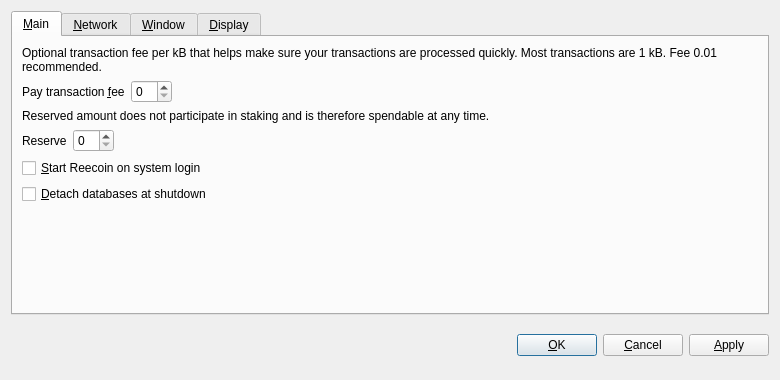
<?xml version="1.0" encoding="UTF-8"?>
<ui version="4.0">
 <class>OptionsDialog</class>
 <widget class="QDialog" name="OptionsDialog">
  <property name="geometry">
   <rect>
    <x>0</x>
    <y>0</y>
    <width>780</width>
    <height>380</height>
   </rect>
  </property>
  <property name="windowTitle">
   <string>Options</string>
  </property>
  <property name="modal">
   <bool>true</bool>
  </property>
  <layout class="QVBoxLayout" name="verticalLayout">
   <item>
    <widget class="QTabWidget" name="tabWidget">
     <property name="tabPosition">
      <enum>QTabWidget::North</enum>
     </property>
     <property name="currentIndex">
      <number>0</number>
     </property>
     <widget class="QWidget" name="tabMain">
      <attribute name="title">
       <string>&amp;Main</string>
      </attribute>
      <layout class="QVBoxLayout" name="verticalLayout_Main">
       <item>
        <widget class="QLabel" name="transactionFeeInfoLabel">
         <property name="text">
          <string>Optional transaction fee per kB that helps make sure your transactions are processed quickly. Most transactions are 1 kB. Fee 0.01 recommended.</string>
         </property>
         <property name="textFormat">
          <enum>Qt::PlainText</enum>
         </property>
         <property name="wordWrap">
          <bool>true</bool>
         </property>
        </widget>
       </item>
       <item>
        <layout class="QHBoxLayout" name="horizontalLayoutFee">
         <item>
          <widget class="QLabel" name="transactionFeeLabel">
           <property name="text">
            <string>Pay transaction &amp;fee</string>
           </property>
           <property name="textFormat">
            <enum>Qt::PlainText</enum>
           </property>
           <property name="buddy">
            <cstring>transactionFee</cstring>
           </property>
          </widget>
         </item>
         <item>
          <widget class="BitcoinAmountField" name="transactionFee"/>
         </item>
         <item>
          <spacer name="horizontalSpacerFee">
           <property name="orientation">
            <enum>Qt::Horizontal</enum>
           </property>
           <property name="sizeHint" stdset="0">
            <size>
             <width>40</width>
             <height>20</height>
            </size>
           </property>
          </spacer>
         </item>
        </layout>
       </item>
       <item>
        <widget class="QLabel" name="reserveBalanceInfoLabel">
         <property name="text">
          <string>Reserved amount does not participate in staking and is therefore spendable at any time.</string>
         </property>
         <property name="textFormat">
          <enum>Qt::PlainText</enum>
         </property>
         <property name="wordWrap">
          <bool>true</bool>
         </property>
        </widget>
       </item>
       <item>
        <layout class="QHBoxLayout" name="horizontalLayoutReserveBalance">
         <item>
          <widget class="QLabel" name="reserveBalanceLabel">
           <property name="text">
            <string>Reserve</string>
           </property>
           <property name="textFormat">
            <enum>Qt::PlainText</enum>
           </property>
           <property name="buddy">
            <cstring>reserveBalance</cstring>
           </property>
          </widget>
         </item>
         <item>
          <widget class="BitcoinAmountField" name="reserveBalance"/>
         </item>
         <item>
          <spacer name="horizontalSpacerReserveBalance">
           <property name="orientation">
            <enum>Qt::Horizontal</enum>
           </property>
           <property name="sizeHint" stdset="0">
            <size>
             <width>40</width>
             <height>20</height>
            </size>
           </property>
          </spacer>
         </item>
        </layout>
       </item>
       <item>
        <widget class="QCheckBox" name="bitcoinAtStartup">
         <property name="toolTip">
          <string>Automatically start Reecoin after logging in to the system.</string>
         </property>
         <property name="text">
          <string>&amp;Start Reecoin on system login</string>
         </property>
        </widget>
       </item>
       <item>
        <widget class="QCheckBox" name="detachDatabases">
         <property name="toolTip">
          <string>Detach block and address databases at shutdown. This means they can be moved to another data directory, but it slows down shutdown. The wallet is always detached.</string>
         </property>
         <property name="text">
          <string>&amp;Detach databases at shutdown</string>
         </property>
        </widget>
       </item>
       <item>
        <spacer name="verticalSpacer_Main">
         <property name="orientation">
          <enum>Qt::Vertical</enum>
         </property>
         <property name="sizeHint" stdset="0">
          <size>
           <width>20</width>
           <height>40</height>
          </size>
         </property>
        </spacer>
       </item>
      </layout>
     </widget>
     <widget class="QWidget" name="tabNetwork">
      <attribute name="title">
       <string>&amp;Network</string>
      </attribute>
      <layout class="QVBoxLayout" name="verticalLayout_Network">
       <item>
        <widget class="QCheckBox" name="mapPortUpnp">
         <property name="toolTip">
          <string>Automatically open the Reecoin client port on the router. This only works when your router supports UPnP and it is enabled.</string>
         </property>
         <property name="text">
          <string>Map port using &amp;UPnP</string>
         </property>
        </widget>
       </item>
       <item>
        <widget class="QCheckBox" name="connectSocks">
         <property name="toolTip">
          <string>Connect to the Reecoin network through a SOCKS proxy (e.g. when connecting through Tor).</string>
         </property>
         <property name="text">
          <string>&amp;Connect through SOCKS proxy:</string>
         </property>
        </widget>
       </item>
       <item>
        <layout class="QHBoxLayout" name="horizontalLayout_Network">
         <item>
          <widget class="QLabel" name="proxyIpLabel">
           <property name="text">
            <string>Proxy &amp;IP:</string>
           </property>
           <property name="textFormat">
            <enum>Qt::PlainText</enum>
           </property>
           <property name="buddy">
            <cstring>proxyIp</cstring>
           </property>
          </widget>
         </item>
         <item>
          <widget class="QValidatedLineEdit" name="proxyIp">
           <property name="maximumSize">
            <size>
             <width>140</width>
             <height>16777215</height>
            </size>
           </property>
           <property name="toolTip">
            <string>IP address of the proxy (e.g. 127.0.0.1)</string>
           </property>
          </widget>
         </item>
         <item>
          <widget class="QLabel" name="proxyPortLabel">
           <property name="text">
            <string>&amp;Port:</string>
           </property>
           <property name="textFormat">
            <enum>Qt::PlainText</enum>
           </property>
           <property name="buddy">
            <cstring>proxyPort</cstring>
           </property>
          </widget>
         </item>
         <item>
          <widget class="QLineEdit" name="proxyPort">
           <property name="maximumSize">
            <size>
             <width>55</width>
             <height>16777215</height>
            </size>
           </property>
           <property name="toolTip">
            <string>Port of the proxy (e.g. 9050)</string>
           </property>
          </widget>
         </item>
         <item>
          <widget class="QLabel" name="socksVersionLabel">
           <property name="text">
            <string>SOCKS &amp;Version:</string>
           </property>
           <property name="textFormat">
            <enum>Qt::PlainText</enum>
           </property>
           <property name="buddy">
            <cstring>socksVersion</cstring>
           </property>
          </widget>
         </item>
         <item>
          <widget class="QValueComboBox" name="socksVersion">
           <property name="toolTip">
            <string>SOCKS version of the proxy (e.g. 5)</string>
           </property>
          </widget>
         </item>
         <item>
          <spacer name="horizontalSpacer_Network">
           <property name="orientation">
            <enum>Qt::Horizontal</enum>
           </property>
           <property name="sizeHint" stdset="0">
            <size>
             <width>40</width>
             <height>20</height>
            </size>
           </property>
          </spacer>
         </item>
        </layout>
       </item>
       <item>
        <spacer name="verticalSpacer_Network">
         <property name="orientation">
          <enum>Qt::Vertical</enum>
         </property>
         <property name="sizeHint" stdset="0">
          <size>
           <width>20</width>
           <height>40</height>
          </size>
         </property>
        </spacer>
       </item>
      </layout>
     </widget>
     <widget class="QWidget" name="tabWindow">
      <attribute name="title">
       <string>&amp;Window</string>
      </attribute>
      <layout class="QVBoxLayout" name="verticalLayout_Window">
       <item>
        <widget class="QCheckBox" name="minimizeToTray">
         <property name="toolTip">
          <string>Show only a tray icon after minimizing the window.</string>
         </property>
         <property name="text">
          <string>&amp;Minimize to the tray instead of the taskbar</string>
         </property>
        </widget>
       </item>
       <item>
        <widget class="QCheckBox" name="minimizeOnClose">
         <property name="toolTip">
          <string>Minimize instead of exit the application when the window is closed. When this option is enabled, the application will be closed only after selecting Quit in the menu.</string>
         </property>
         <property name="text">
          <string>M&amp;inimize on close</string>
         </property>
        </widget>
       </item>
       <item>
        <spacer name="verticalSpacer_Window">
         <property name="orientation">
          <enum>Qt::Vertical</enum>
         </property>
         <property name="sizeHint" stdset="0">
          <size>
           <width>20</width>
           <height>40</height>
          </size>
         </property>
        </spacer>
       </item>
      </layout>
     </widget>
     <widget class="QWidget" name="tabDisplay">
      <attribute name="title">
       <string>&amp;Display</string>
      </attribute>
      <layout class="QVBoxLayout" name="verticalLayout_Display">
       <item>
        <layout class="QHBoxLayout" name="horizontalLayout_1_Display">
         <item>
          <widget class="QLabel" name="langLabel">
           <property name="text">
            <string>User Interface &amp;language:</string>
           </property>
           <property name="textFormat">
            <enum>Qt::PlainText</enum>
           </property>
           <property name="buddy">
            <cstring>lang</cstring>
           </property>
          </widget>
         </item>
         <item>
          <widget class="QValueComboBox" name="lang">
           <property name="toolTip">
            <string>The user interface language can be set here. This setting will take effect after restarting Reecoin.</string>
           </property>
          </widget>
         </item>
        </layout>
       </item>
       <item>
        <layout class="QHBoxLayout" name="horizontalLayout_2_Display">
         <item>
          <widget class="QLabel" name="unitLabel">
           <property name="text">
            <string>&amp;Unit to show amounts in:</string>
           </property>
           <property name="textFormat">
            <enum>Qt::PlainText</enum>
           </property>
           <property name="buddy">
            <cstring>unit</cstring>
           </property>
          </widget>
         </item>
         <item>
          <widget class="QValueComboBox" name="unit">
           <property name="toolTip">
            <string>Choose the default subdivision unit to show in the interface and when sending coins.</string>
           </property>
          </widget>
         </item>
        </layout>
       </item>
       <item>
        <widget class="QCheckBox" name="displayAddresses">
         <property name="toolTip">
          <string>Whether to show Reecoin addresses in the transaction list or not.</string>
         </property>
         <property name="text">
          <string>&amp;Display addresses in transaction list</string>
         </property>
        </widget>
       </item>
       <item>
        <widget class="QCheckBox" name="coinControlFeatures">
         <property name="toolTip">
          <string>Whether to show coin control features or not.</string>
         </property>
         <property name="text">
          <string>Display coin &amp;control features (experts only!)</string>
         </property>
        </widget>
       </item>
       <item>
        <spacer name="verticalSpacer_Display">
         <property name="orientation">
          <enum>Qt::Vertical</enum>
         </property>
         <property name="sizeHint" stdset="0">
          <size>
           <width>20</width>
           <height>40</height>
          </size>
         </property>
        </spacer>
       </item>
      </layout>
     </widget>
    </widget>
   </item>
   <item>
    <layout class="QHBoxLayout" name="horizontalLayout_Buttons">
     <item>
      <spacer name="horizontalSpacer_1">
       <property name="orientation">
        <enum>Qt::Horizontal</enum>
       </property>
       <property name="sizeHint" stdset="0">
        <size>
         <width>40</width>
         <height>48</height>
        </size>
       </property>
      </spacer>
     </item>
     <item>
      <widget class="QLabel" name="statusLabel">
       <property name="font">
        <font>
         <weight>75</weight>
         <bold>true</bold>
        </font>
       </property>
       <property name="text">
        <string/>
       </property>
       <property name="textFormat">
        <enum>Qt::PlainText</enum>
       </property>
       <property name="wordWrap">
        <bool>true</bool>
       </property>
      </widget>
     </item>
     <item>
      <spacer name="horizontalSpacer_2">
       <property name="orientation">
        <enum>Qt::Horizontal</enum>
       </property>
       <property name="sizeHint" stdset="0">
        <size>
         <width>40</width>
         <height>48</height>
        </size>
       </property>
      </spacer>
     </item>
     <item>
      <widget class="QPushButton" name="okButton">
       <property name="text">
        <string>&amp;OK</string>
       </property>
      </widget>
     </item>
     <item>
      <widget class="QPushButton" name="cancelButton">
       <property name="text">
        <string>&amp;Cancel</string>
       </property>
       <property name="autoDefault">
        <bool>false</bool>
       </property>
      </widget>
     </item>
     <item>
      <widget class="QPushButton" name="applyButton">
       <property name="text">
        <string>&amp;Apply</string>
       </property>
       <property name="autoDefault">
        <bool>false</bool>
       </property>
      </widget>
     </item>
    </layout>
   </item>
  </layout>
 </widget>
 <customwidgets>
  <customwidget>
   <class>BitcoinAmountField</class>
   <extends>QSpinBox</extends>
   <header>bitcoinamountfield.h</header>
  </customwidget>
  <customwidget>
   <class>QValueComboBox</class>
   <extends>QComboBox</extends>
   <header>qvaluecombobox.h</header>
  </customwidget>
  <customwidget>
   <class>QValidatedLineEdit</class>
   <extends>QLineEdit</extends>
   <header>qvalidatedlineedit.h</header>
  </customwidget>
 </customwidgets>
 <resources/>
 <connections/>
</ui>
